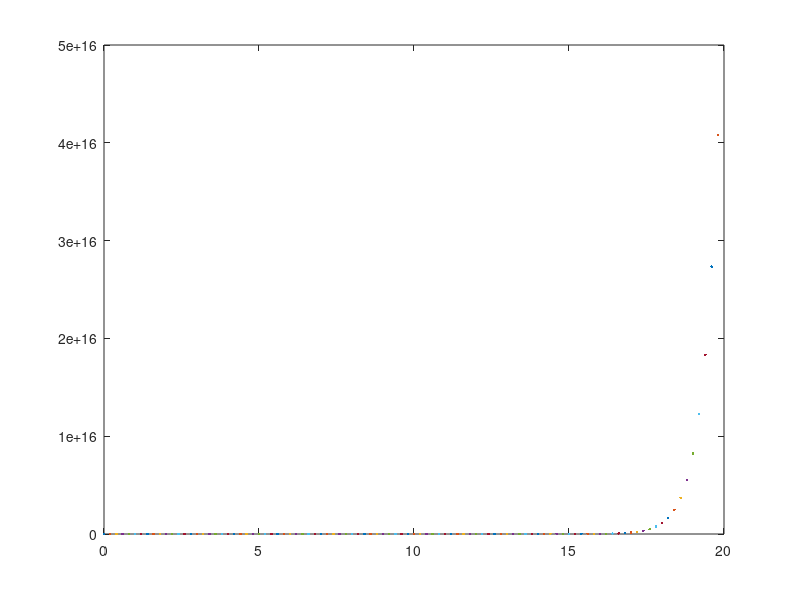

Recreate this plot in MATLAB.
function Runge_Kutta_4
i=1;
h = 0.2;                                                            %time step value.
t(i) = 0;                                                           %Initial time instance of the plot.
w(i) = 0.01;                                                        %Initial value of the function to be plotted.
fprintf('Step 0: t = %12.8f, w = %12.8f\n', t(i), w(i));
for i=1:100                                                         %Iteration for 100 times
    plot(t(i),w(i));                                                %Plot the point in every instance.
    hold on;
    k1 = h*Infect(t(i),w(i));
    k2 = h*Infect(t(i)+h/2, w(i)+k1/2);
    k3 = h*Infect(t(i)+h/2, w(i)+k2/2);
    k4 = h*Infect(t(i)+h, w(i)+k3);
    w(i+1) = w(i) + (k1+2*k2+2*k3+k4)/6;                            % the final value for the next instance calculated.
    t(i+1) = t(i) + h;
    fprintf('Step %d: t = %6.4f, w = %18.15f\n', i, t(i+1), w(i+1));
end
%%%%%%%%%%%%%%%%%%
function v = Infect(t,I)
    v = 2*I + t;                                                    %can add any function to be plotted.
